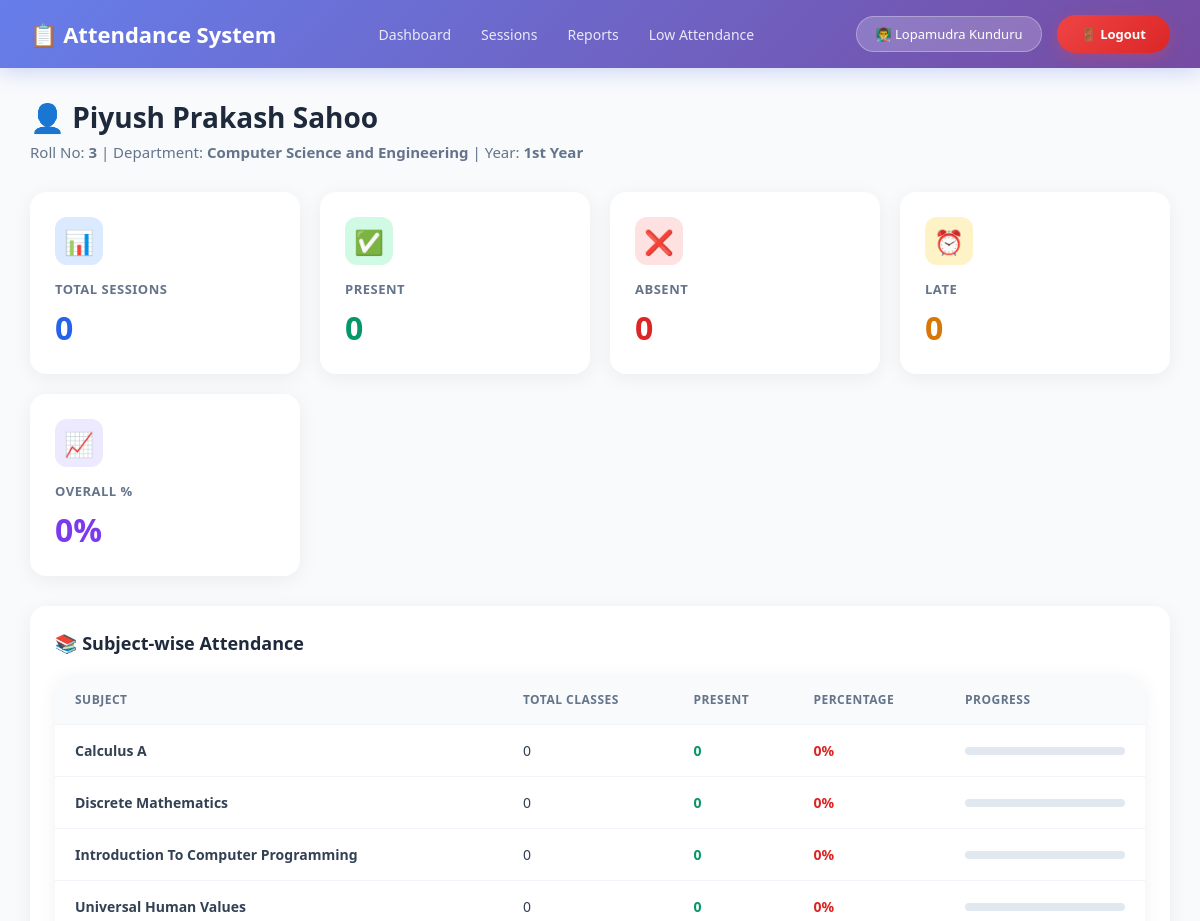
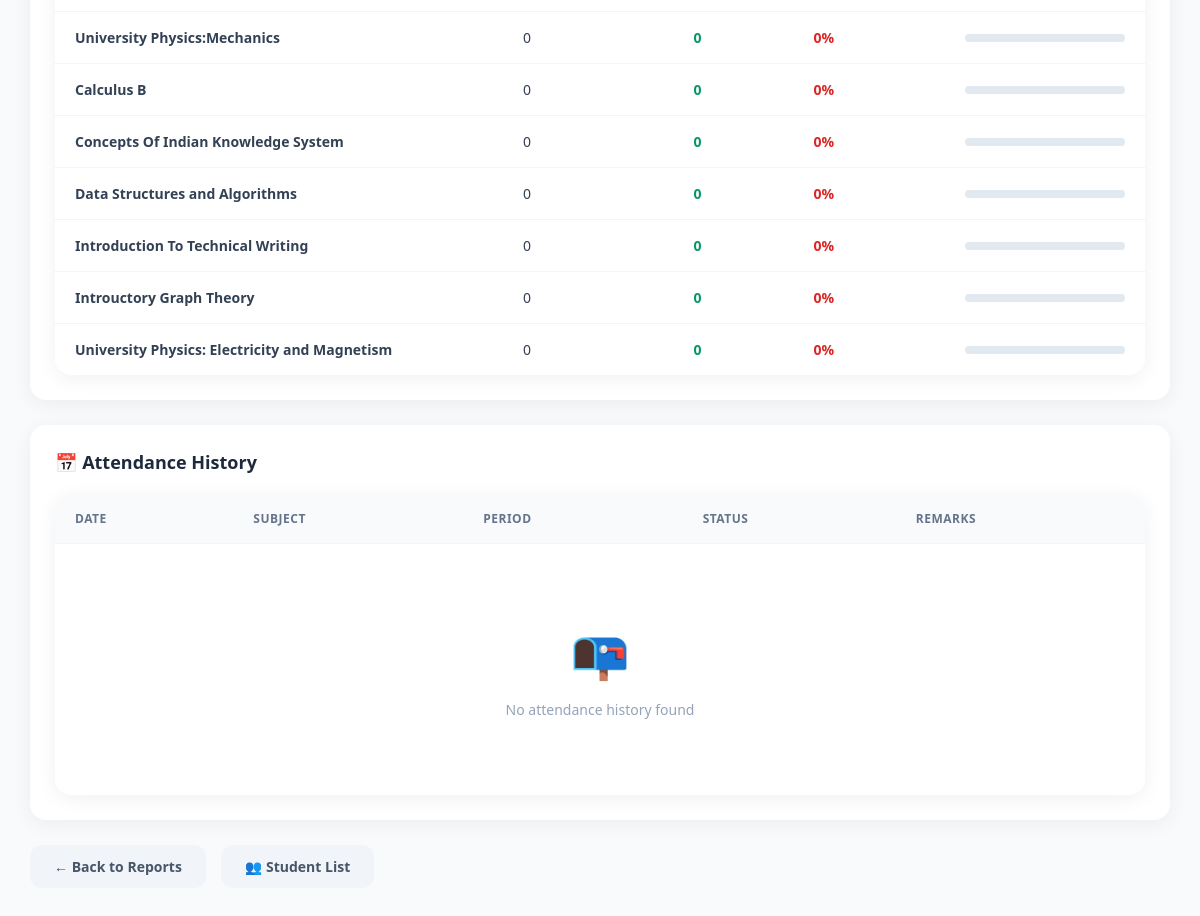
The app's page /attendance/student/3/ (signed in) with its own data (2 pictures, top to bottom).
### StudentManage_app/models.py (models this page shows, shortened)
class Teacher(models.Model):
    teacher_id = models.CharField(max_length=20, unique=True,null=True,blank=True)
    name = models.CharField(max_length=100)
    email = models.EmailField(unique=True)
    phone = models.CharField(max_length=15)
    qualification = models.CharField(max_length=100, null=True, blank=True)
    experience = models.IntegerField(default=0)
    department = models.ForeignKey(Department, on_delete=models.CASCADE)
    joining_date = models.DateField(null=True, blank=True)
    status = models.BooleanField(default=True)
    created_at = models.DateTimeField(null=True, blank=True)
    password_hash = models.CharField(max_length=128, blank=True, null=True)
    is_teacher_admin = models.BooleanField(default=False, help_text="Can manage other teachers")

class Student(models.Model):
    YEAR_CHOICES = (
        ('1st Year', '1st Year'),
        ('2nd Year', '2nd Year'),
        ('3rd Year', '3rd Year'),
        ('4th Year', '4th Year'),
    )
    GENDER_CHOICES = (
        ('Male', 'Male'),
        ('Female', 'Female'),
        ('Other', 'Other'),
    )
    name = models.CharField(max_length=100)
    roll_no = models.CharField(max_length=20, unique=True)
    email = models.EmailField(unique=True)
    phone = models.CharField(max_length=15)
    department = models.ForeignKey(Department, on_delete=models.CASCADE, related_name='students')
    year = models.CharField(max_length=20, choices=YEAR_CHOICES)
    gender = models.CharField(max_length=20, choices=GENDER_CHOICES)
    dob = models.DateField()
    address = models.TextField()
    photo = models.ImageField(upload_to='students/', blank=True, null=True)
    created_at = models.DateTimeField(auto_now_add=True,null=True,blank=True)
    class Meta:
        ordering = ['-name']

class Department(models.Model):
    name = models.CharField(max_length=100)
    hod = models.ForeignKey(
        'Teacher',  # Use string reference to avoid circular import
        on_delete=models.SET_NULL,  # Keep department if teacher is deleted
        null=True,
        blank=True,
        related_name='headed_departments'  # Access from Teacher side
    )

class AttendanceSession(models.Model):
    SESSION_STATUS = [
        ('scheduled', 'Scheduled'),
        ('ongoing', 'Ongoing'),
        ('completed', 'Completed'),
        ('cancelled', 'Cancelled'),
    ]
    subject = models.ForeignKey('Subject', on_delete=models.CASCADE, related_name='sessions')
    teacher = models.ForeignKey('Teacher', on_delete=models.CASCADE, related_name='sessions_taken')
    date = models.DateField(default=timezone.now)
    period = models.CharField(max_length=50)
    start_time = models.TimeField()
    end_time = models.TimeField()
    status = models.CharField(max_length=20, choices=SESSION_STATUS, default='scheduled')
    is_completed = models.BooleanField(default=False)
    total_students = models.IntegerField(default=0)
    present_count = models.IntegerField(default=0)
    absent_count = models.IntegerField(default=0)
    late_count = models.IntegerField(default=0)
    excused_count = models.IntegerField(default=0)
    qr_uuid = models.UUIDField( blank=True, null=True, unique=True, editable=False)
    qr_enabled = models.BooleanField(default=False)
    qr_expires_at = models.DateTimeField(null=True, blank=True)
    created_at = models.DateTimeField(auto_now_add=True,null=True, blank=True)
    updated_at = models.DateTimeField(auto_now=True)
    class Meta:
        unique_together = ['subject', 'teacher', 'date', 'period']
        ordering = ['-date', '-start_time']

class Subject(models.Model):
    department = models.ForeignKey(Department, on_delete=models.CASCADE, related_name='subjects', null=True, blank=True)
    YEAR_CHOICES = (
        ('1st Year', '1st Year'),
        ('2nd Year', '2nd Year'),
        ('3rd Year', '3rd Year'),
        ('4th Year', '4th Year'),
    )
    SEMESTER_CHOICES = (
        ('1st Semester', '1st Semester'),
        ('2nd Semester', '2nd Semester'),
        ('3rd Semester', '3rd Semester'),
        ('4th Semester', '4th Semester'),
        ('5th Semester', '5th Semester'),
        ('6th Semester', '6th Semester'),
        ('7th Semester', '7th Semester'),
        ('8th Semester', '8th Semester'),
    )
    semester = models.CharField(max_length=20, choices=SEMESTER_CHOICES, null=True, blank=True)
    year = models.CharField(max_length=20, choices=YEAR_CHOICES, null=True, blank=True)
    subject_name = models.CharField(max_length=100)
    subject_code = models.CharField(max_length=20)
    credits = models.IntegerField(default=3)
    class Meta:
        unique_together = ['department', 'subject_code']
        ordering = ['department__name', 'year', 'semester', 'subject_name']

### StudentManage_app/views.py (the view)
# urls.py: path('attendance/student/<int:student_id>/', views.student_attendance_detail, name='student_attendance_detail'),
@teacher_login_required
def student_attendance_detail(request, student_id):
    student = get_object_or_404(Student, id=student_id)
    teacher = get_teacher(request)
    attendances = student.attendances.select_related(
        'session', 'session__subject'
    ).filter(session__teacher=teacher).order_by('-session__date')
    total = attendances.count()
    present = attendances.filter(status='Present').count()
    absent = attendances.filter(status='Absent').count()
    late = attendances.filter(status='Late').count()
    excused = attendances.filter(status='Excused').count()
    subject_stats = []
    subjects = Subject.objects.filter(department=student.department, year=student.year)
    for subject in subjects:
        sub_total = attendances.filter(session__subject=subject).count()
        sub_present = attendances.filter(session__subject=subject, status='Present').count()
        sub_late = attendances.filter(session__subject=subject, status='Late').count()
        sub_percentage = (sub_present / sub_total * 100) if sub_total > 0 else 0
        subject_stats.append({
            'name': subject.subject_name,
            'total': sub_total,
            'present': sub_present,
            'late': sub_late,
            'percentage': round(sub_percentage, 1)
        })
    context = {
        'student': student,
        'attendances': attendances,
        'teacher': teacher,
        'stats': {
            'total': total,
            'present': present,
            'absent': absent,
            'late': late,
            'excused': excused,
            'percentage': round((present / total * 100), 1) if total else 0
        },
        'subject_stats': subject_stats,
    }
    return render(request, 'StudentManage_app/attendance/student_detail.html', context)

### StudentManage_app/views.py (called while the page is built)
def teacher_login_required(view_func):
    @wraps(view_func)
    def wrapper(request, *args, **kwargs):
        teacher_id = request.session.get('teacher_id')
        if not teacher_id:
            messages.error(request, "Please login as teacher to access this page.")
            return redirect('teacher_login')
        try:
            teacher = Teacher.objects.get(id=teacher_id, status=True)
            request.teacher = teacher
        except Teacher.DoesNotExist:
            if 'teacher_id' in request.session:
                del request.session['teacher_id']
            messages.error(request, "Session expired. Please login again.")
            return redirect('teacher_login')
        return view_func(request, *args, **kwargs)
    return wrapper

def get_teacher(request):
    teacher_id = request.session.get('teacher_id')
    if teacher_id:
        try:
            return Teacher.objects.get(id=teacher_id, status=True)
        except Teacher.DoesNotExist:
            if 'teacher_id' in request.session:
                del request.session['teacher_id']
    return None

### StudentManage_app/templates/StudentManage_app/attendance/student_detail.html (shortened to what this page needs)
{% extends 'StudentManage_app/attendance/base.html' %}
{% block content %}
<div class="page-header">
    <h1>👤 {{ student.name }}</h1>
    <p>
        Roll No: <strong>{{ student.roll_no }}</strong> |
        Department: <strong>{{ student.department.name }}</strong> |
        Year: <strong>{{ student.year }}</strong>
    </p>
</div>
<div class="stats-grid">
    <div class="stat-card">
        <div class="stat-icon blue">📊</div>
        <h3>Total Sessions</h3>
        <div class="number blue">{{ stats.total }}</div>
    </div>
    <div class="stat-card">
        <div class="stat-icon green">✅</div>
        <h3>Present</h3>
        <div class="number green">{{ stats.present }}</div>
    </div>
    <div class="stat-card">
        <div class="stat-icon red">❌</div>
        <h3>Absent</h3>
        <div class="number red">{{ stats.absent }}</div>
    </div>
    <div class="stat-card">
        <div class="stat-icon orange">⏰</div>
        <h3>Late</h3>
        <div class="number orange">{{ stats.late }}</div>
    </div>
    <div class="stat-card">
        <div class="stat-icon purple">📈</div>
        <h3>Overall %</h3>
        <div class="number purple">{{ stats.percentage }}%</div>
    </div>
</div>
<div class="card">
    <div class="card-header">
        <span class="card-title">📚 Subject-wise Attendance</span>
    </div>
    <div class="table-container">
        <table>
            <thead>
                <tr>
                    <th>Subject</th>
                    <th>Total Classes</th>
                    <th>Present</th>
                    <th>Percentage</th>
                    <th>Progress</th>
                </tr>
            </thead>
            <tbody>
                {% for stat in subject_stats %}
                <tr>
                    <td><strong>{{ stat.name }}</strong></td>
                    <td>{{ stat.total }}</td>
                    <td style="color: #059669; font-weight: 600;">{{ stat.present }}</td>
                    <td style="font-weight: 700; {% if stat.percentage >= 75 %}color: #059669;{% elif stat.percentage >= 60 %}color: #d97706;{% else %}color: #dc2626;{% endif %}">
                        {{ stat.percentage }}%
                    </td>
                    <td style="width: 200px;">
                        <div class="progress-bar">
                        </div>
                    </td>
                </tr>
                {% endfor %}
            </tbody>
        </table>
    </div>
</div>
<div class="card">
    <div class="card-header">
        <span class="card-title">📅 Attendance History</span>
    </div>
    <div class="table-container">
        <table>
            <thead>
                <tr>
                    <th>Date</th>
                    <th>Subject</th>
                    <th>Period</th>
                    <th>Status</th>
                    <th>Remarks</th>
                </tr>
            </thead>
            <tbody>
                {% for att in attendances %}
                <tr>
                    <td>{{ att.session.date|date:"M d, Y" }}</td>
                    <td>{{ att.session.subject.subject_name }}</td>
                    <td>{{ att.session.period }}</td>
                    <td>
                        <span class="badge
                            {% if att.status == 'Present' %}badge-success
                            {% elif att.status == 'Absent' %}badge-danger
                            {% elif att.status == 'Late' %}badge-warning
                            {% else %}badge-info{% endif %}">
                            {{ att.status }}
                        </span>
                    </td>
                    <td style="color: #64748b;">{{ att.remarks|default:"—" }}</td>
                </tr>
                {% empty %}
                <tr>
                    <td colspan="5">
                        <div class="empty-state">
                            <div class="empty-state-icon">📭</div>
                            <p>No attendance history found</p>
                        </div>
                    </td>
                </tr>
                {% endfor %}
            </tbody>
        </table>
    </div>
</div>
<div style="display: flex; gap: 15px;">
    <a href="{% url 'attendance_report' %}" class="btn btn-secondary">← Back to Reports</a>
    <a href="{% url 'student_list' %}" class="btn btn-secondary">👥 Student List</a>
</div>
{% endblock %}

### StudentManage_app/templates/StudentManage_app/attendance/base.html (shortened to what this page needs)
<!DOCTYPE html>
<html lang="en">
<head>
</head>
<body>
    <nav class="navbar">
    <a href="{% url 'attendance_dashboard' %}" class="navbar-brand">
        📋 Attendance System
    </a>
    <div class="nav-links">
        <a href="{% url 'attendance_dashboard' %}" class="{% if request.resolver_match.url_name == 'attendance_dashboard' %}active{% endif %}">Dashboard</a>
        <a href="{% url 'session_list' %}" class="{% if request.resolver_match.url_name == 'session_list' %}active{% endif %}">Sessions</a>
        <a href="{% url 'attendance_report' %}" class="{% if request.resolver_match.url_name == 'attendance_report' %}active{% endif %}">Reports</a>
        <a href="{% url 'low_attendance_report' %}" class="{% if request.resolver_match.url_name == 'low_attendance_report' %}active{% endif %}">Low Attendance</a>
    </div>
    <div class="navbar-user">
        <span class="teacher-badge">
            {% if teacher %}
                👨‍🏫 {{ teacher.name }}
            {% else %}
                👤 {{ request.user.username }}
            {% endif %}
        </span>
        <form method="post" action="{% url 'teacher_logout'%}" style="display: inline; margin: 0;">
            <button type="submit" class="btn-logout" style="
                background: linear-gradient(135deg, #ef4444 0%, #dc2626 100%);
                color: white;
                border: none;
                padding: 10px 24px;
                border-radius: 25px;
                font-size: 13px;
                font-weight: 600;
                cursor: pointer;
                font-family: 'Segoe UI', Tahoma, Geneva, Verdana, sans-serif;
                transition: all 0.3s;
                box-shadow: 0 4px 15px rgba(239, 68, 68, 0.3);
            " onmouseover="this.style.transform='translateY(-2px)'; this.style.boxShadow='0 6px 20px rgba(239, 68, 68, 0.4)'"
            onmouseout="this.style.transform=''; this.style.boxShadow='0 4px 15px rgba(239, 68, 68, 0.3)'">
                🚪 Logout
            </button>
        </form>
    </div>
</nav>
    <div class="content">
        {% block content %}{% endblock %}
    </div>
</body>
</html>

### records on screen
Teacher: name "Lopamudra Kunduru"
Student: name "Piyush Prakash Sahoo", roll_no "3", department.name "Computer Science and Engineering", year "1st Year"
AttendanceSession: name "Calculus A", total "0", present "0", percentage "0", name "Discrete Mathematics", name "Introduction To Computer Programming", name "Universal Human Values", name "University Physics:Mechanics", name "Calculus B", name "Concepts Of Indian Knowledge System", name "Data Structures and Algorithms", name "Introduction To Technical Writing", name "Introuctory Graph Theory", name "University Physics: Electricity and Magnetism"

### other values on screen
{{ stats.total }} "0"
{{ stats.present }} "0"
{{ stats.absent }} "0"
{{ stats.late }} "0"
{{ stats.percentage }} "0"
